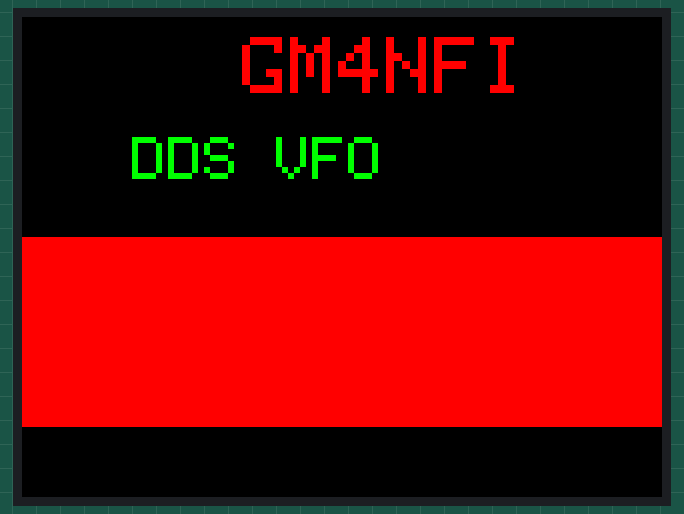
Bench run of a sketch on a simulated STM32 Blue Pill. Shown: 320×240 colour display. What the sketch prints to the serial monitor is not drawn.

Above: at 0.3 s.
At 4.3 s:
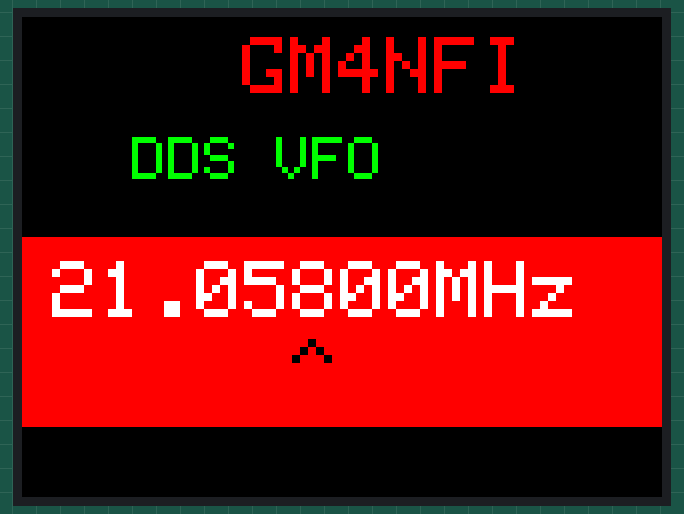

The sketch:

Version15_09-22.ino
```cpp
//Based Microcontroller Know How Page 27
//File DDS9850_Routines.ino
// DDS Pins
#ifndef BEENHERE
#include "DDSvfo.h"
#endif
// DDS Clock should be 125,000,000 but mine is a little low
const uint32_t DDSClock = 125000000;
// Use hardware SPI1
//tft =  Adafruit_ILI9341(TFT_CS, TFT_DC, TFT_RST);
Adafruit_ILI9341 tft = Adafruit_ILI9341(TFT_CS, TFT_DC, TFT_RST); // Use hardware SPI
//uint32_t TargetFrequency = 7028000;
//uint32_t TargetFrequency = 3558000;
uint32_t TargetFrequency =  21058000;
uint8_t TargetPhase = 0;
// variables for the encoder routines
int BtnPress = LOW;
int LastBtnPress = LOW;
unsigned long lastDebounceTime = 0;  // the last time the encoder button was toggled
unsigned long debounceDelay = 180;   // the debounce time; increase if the output flickers
unsigned long DDSStep = 100;
unsigned char encoder_A;
unsigned char encoder_B;
unsigned char encoder_A_prev;
unsigned int prevNextCode = 0;
unsigned long store=0;
char *tftMessages[]={"GM4NFI","DDS VFO","QRG"};

// constants for the upper and lower limits of the VFO
//const unsigned long VFOUpperLimit = 3800000;
const unsigned long VFOLowerLimit = 3500000;
int cnt_step = 0;
int cnt_step_old = 0;
//unsigned long TargetFrequency = 0;
//const unsigned long TargetPhase = 0;
unsigned long TargetFrequency_old = 0;

//long vfoSteps[12];

void setup()
{
  TFTinit();
  TFTsetup();
  setupTFTmessages();
  setUpVfoSteps();
  Serial.begin(9600);//was 115200
  delay(3000);
  Serial.println("Starting Now");
  Serial.print("TargetFrequency      ");
  Serial.println(TargetFrequency);
  DDSInit();
  SetFrequency(TargetFrequency, TargetPhase);
}

void loop()
{
  // put your main code here, to run repeatedly:
// check for button press
  StepSelect();
  if (cnt_step != cnt_step_old)
  {
    // if its changed we need to update the old
    // value and update the display
    cnt_step_old = cnt_step;
    DisplayFreq(TargetFrequency);
  }

  // check for tuning change
  rotary_enc();
  if (TargetFrequency != TargetFrequency_old) {
    TargetFrequency_old = TargetFrequency;
    // set DDS frequency if its changed
    // and update the display
    SetFrequency(TargetFrequency, TargetPhase);
    DisplayFreq(TargetFrequency);
  }
}

void setupTFTmessages()
 {
  tftMessages[0]="GM4NFI/P";
 }
```

DDS.cpp
```cpp
#ifndef BEENHERE            // Make sure we only read header file once
  #include "DDSvfo.h"
#endif
long vfoSteps[12];
void DDSInit()
{
  pinMode (DATA, OUTPUT);   // DDS pins as output
  pinMode (CLOCK, OUTPUT);
  pinMode (FQ_UD, OUTPUT);
  pinMode (DDSRST, OUTPUT);
  digitalWrite(DATA, LOW);  // internal pull-down
  digitalWrite(CLOCK, LOW);
  digitalWrite(FQ_UD, LOW);
  digitalWrite(DDSRST, LOW);

  // give the AD9851 2 seconds after power on
  delay (1000);
  pulseHigh(DDSRST);
  pulseHigh(CLOCK);
  pulseHigh(FQ_UD);  // this pulse enables serial mode on the AD9850 - Datasheet page 12.


}
void pulseHigh(int pin)
{
  digitalWrite(pin, HIGH);
  delayMicroseconds(2);
  digitalWrite(pin, LOW);
}
void TransferByte(byte data)
{
  for (int i=0; i<8; i++, data>>=1)
  {
    digitalWrite(DATA, data & 0x01);
    pulseHigh(CLOCK);   //after each bit sent, CLK is pulsed high
  }
}
void SetFrequency (uint32_t TargetFrequency, uint8_t TargetPhase)
//TargetFrequency = 7028000;
{
  int32_t freq = TargetFrequency * 4294967296/DDSClock;
  uint8_t phase = TargetPhase << 3;
  Serial.print("Sending Freq: ");
  Serial.print(freq);
  Serial.print(" Phase: ");
  Serial.println(phase);
  UpdateDDS (freq, phase);
}
void UpdateDDS(int32_t freq, uint8_t Phase)
{
  for (int b=0; b<4; b++, freq>>=8)
  {
    Serial.print("Sending ");
    Serial.println(freq & 0xFF, HEX);
    TransferByte(freq & 0xFF);
  }
  Serial.print("Sending ");
  Serial.println(Phase, HEX);
  TransferByte (Phase & 0xFF);
  pulseHigh(FQ_UD);
}
void DDSDown()
{
  pulseHigh(FQ_UD);
  TransferByte(0x04);
  pulseHigh(FQ_UD);
}
void setUpVfoSteps()
{
  vfoSteps[0]=10L;//10Hz
  vfoSteps[1]=100L;//100Hz
  vfoSteps[2]=500L;//500Hz
  vfoSteps[3]=1000L;//1KHz
  vfoSteps[4]=5000L;//5KHz
  vfoSteps[5]=10000L;//10kHz
  vfoSteps[6]=50000L;//50kHz
  vfoSteps[7]=100000L;//100Kz
  vfoSteps[8]=500000L;//500KHz
  vfoSteps[9]=1000000L;//1Mhz
  vfoSteps[10]=5000000L;//5MHz
  vfoSteps[11]=10000000L;//10MHz
}
```

DDSvfo.h
```cpp
#ifndef BEENHERE            // Make sure we only read header file once
  #define BEENHERE
//################## AD9850 Pins on Separate board #####################
//  #define DDSRST PB8
//  #define DATA PB7
//  #define FQ_UD   PB9
//  #define CLOCK  PB6
//################## AD9850 Pins Blue Pill and AD9850 same veroboard using vero strips) #####################
   #define DDSRST PB6
   #define DATA PB7
   #define FQ_UD   PB8
   #define CLOCK  PB9
  //################## Stepper Pins  #####################
  #define microPin1       PA9  //M0 or MS1 Red wire
  #define microPin2       PA10  //was 6 White wire
  #define microPin3       PA11  //was 7 Yellow Wire
  #define enablePin          PA12  //DRV8825 stepPin black wire. Low is enable
  #define dirPin             PA15  // DRV8825 dirPin  Purple
  #define stepPin            PB3   // DRV8825 stepPin  Blue
//##################  rotary encoder pins ##################
  #define pin_A  PB12
  #define pin_B PB13
  #define BTN   PB14
//################## TFT pins SPI1 plus: ##################
//      Vcc 3.3V             --->  ILI9340 Pin# 1
//      GND                  --->          Pin# 2
// ################## User defined  TFT pins
#define TFT_CS    PA1 // --->          Pin# 3
#define TFT_RST   PA4 // --->          Pin# 4
#define TFT_DC    PA3 // --->          Pin# 5
//################## Hardware SPI TFT pins
//      TFT_MOSI //PA7       --->          Pin# 6
//      TFT_SCK  //PA5       --->          Pin# 7
//      LED backlight  3V3   --->          Pin# 8
//      TFT_MISO       N/C  or PA6 --->          Pin# 9
//################## includes #####################
  #include <Arduino.h>
  #include <SPI.h>
  #include <Adafruit_GFX.h>
  #include  <Adafruit_ILI9341.h>
  #include <HardwareSerial.h>
//################## Constants #####################
//define VFOUpperLimit  3800000ul
//#define VFOLowerLimit  3500000ul
//#define cnt_step 0
//#define cnt_step_old 0
//#define TargetFrequency 0ul
//#define  TargetPhase 0ul
//#define TargetFrequency_old 0
//##################function prototypes #####################
  void DDSInit(void);
  void TFTinit(void);
  void TFTsetup(void);
  void pulseHigh(int );
  void TransferByte(byte );
  void SetFrequency (uint32_t, uint8_t) ;
  void UpdateDDS(int32_t, uint8_t);
  void DDSDown(void);
  void setUpVfoSteps(void);
  unsigned int read_rotary(void);
  void DisplayFreq(unsigned long);
  void StepSelect();
  void rotary_enc();
  void setupTFTmessages();
  //  ################ Extern classes, variables and constants ##############
  extern Adafruit_ILI9341  tft;
  extern const uint32_t DDSClock;
  extern long vfoSteps[];
  extern int BtnPress;
  extern int LastBtnPress;
  extern unsigned long lastDebounceTime;  // the last time the encoder button was toggled
  extern unsigned long debounceDelay;   // the debounce time; increase if the output flickers
  extern unsigned long DDSStep;
  extern unsigned char encoder_A;
  extern unsigned char encoder_B;
  extern unsigned char encoder_A_prev;
  extern unsigned int prevNextCode;
  extern  unsigned long store;
  extern const unsigned long VFOUpperLimit;
  extern const unsigned long VFOLowerLimit;
  extern int cnt_step;
  extern int cnt_step_old;
  extern uint32_t  TargetFrequency;
  extern uint8_t TargetPhase;
  extern unsigned long TargetFrequency_old;
  extern char *tftMessages[];
  //extern HardwareSerial  Serial;

   // ################ Color definitions ################
  #define BLACK         0x0000
  #define BLUE          0x001F
  #define RED           0xF800
  #define GREEN         0x07E0
  #define CYAN          0x07FF
  #define MAGENTA       0xF81F
  #define YELLOW        0xFFE0
  #define WHITE         0xFFFF
  #define DKGREEN       0x03E0
#endif
```

TFT.cpp
```cpp
#ifndef BEENHERE            // Make sure we only read header file once
  #include "DDSvfo.h"
#endif

void TFTinit()
{
// define pins for the TFT display
  // we only need to worry about non SPI pins
  pinMode(TFT_DC, OUTPUT);  // TFT pins (plus SPI1)
  pinMode(TFT_CS, OUTPUT);
  pinMode(TFT_RST, OUTPUT);
  digitalWrite(TFT_DC, LOW); // internal pull-down
  digitalWrite(TFT_CS, LOW);
  digitalWrite(TFT_RST, LOW);
}
void TFTsetup()
{
 unsigned int messageLength;
 unsigned int screenWidth;
 unsigned int across;
 screenWidth=tft.height();
// setup and initialise the screen
//  tft.begin();
//  tft.setRotation(1);
//  tft.fillScreen(ILI9341_RED);
//  //tft.fillRect(0, 110, 320, 95, ILI9341_RED);
//  tft.setCursor(110, 10);
//  tft.setTextColor(CYAN);
//  tft.setTextSize(4);
//  tft.println("GM4NFI");
//  tft.setTextColor(ILI9341_GREEN);
//  tft.setCursor(55, 60);
//  tft.setTextSize(3);
//  tft.println("DDS VFO");
//  tft.setCursor(5, 100);
//  tft.setTextSize(2);
//  tft.print("QRG = ");
//  tft.println(TargetFrequency);
  tft.begin();
  tft.setRotation(1);
  tft.fillScreen(ILI9341_BLACK);
  tft.fillRect(0, 110, 320, 95, ILI9341_RED);
  tft.setCursor(110, 10);
  tft.setTextColor(ILI9341_RED);
  tft.setTextSize(4);
  //messageLength=tftMessages[0].length();
  //across=(screenWidth-messageLength)/2;
  //tft.setCursor(10,across);
  tft.println(tftMessages[0]);

 //tft.println("GM4NFI");
  tft.setTextColor(ILI9341_GREEN);
  tft.setCursor(55, 60);
  tft.setTextSize(3);
  tft.println(tftMessages[1]);
  //tft.println("DDS VFO");
}
void DisplayFreq(unsigned long Frequency)
{
  float DisplayFrequency;

  DisplayFrequency = (Frequency / 1000000.0); // need .0 here to force cast to float

  tft.setTextColor(ILI9341_WHITE,ILI9341_RED);
  tft.setTextSize(4);
  tft.setCursor(15,122);
  tft.print(DisplayFrequency,5);
  tft.print("MHz");
  tft.setCursor(30,161);
  tft.setTextColor(ILI9341_BLACK, ILI9341_RED);
  tft.setCursor(15,161);
  switch (DDSStep)
  // The ^ character marks the position on the display where a click on the Rotart Encoder increments
  {
    case 10:
      tft.print("      ^");
      break;
    case 100:
      tft.print("     ^ ");
      break;
    case 1000:
      tft.print("    ^  ");
      break;
    case 10000:
      tft.print("   ^   ");
      break;
  }
}
```
